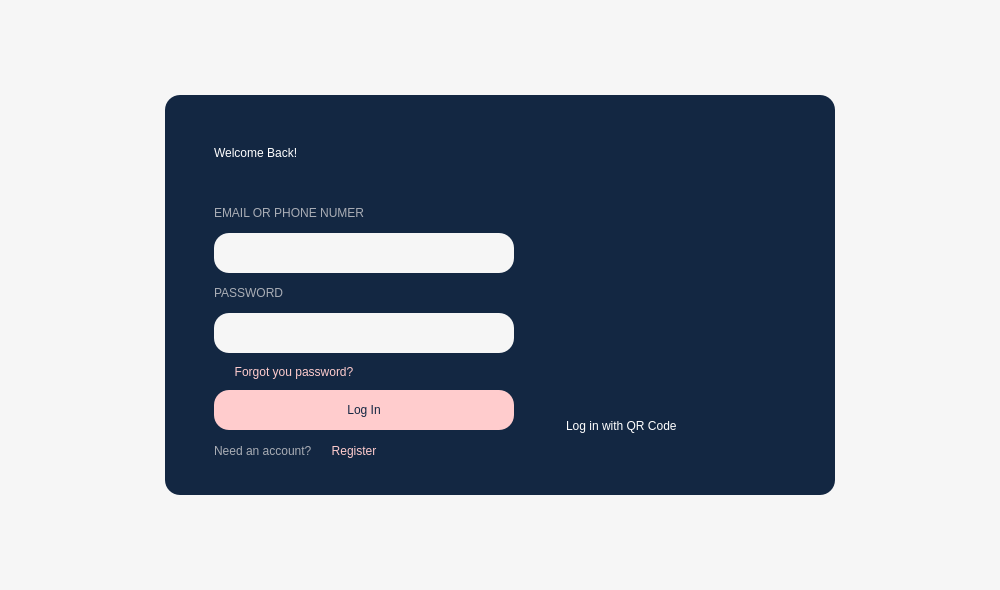
<?xml version="1.0" encoding="UTF-8"?>
<ui version="4.0">
 <class>MainWindow</class>
 <widget class="QMainWindow" name="MainWindow">
  <property name="geometry">
   <rect>
    <x>0</x>
    <y>0</y>
    <width>1000</width>
    <height>590</height>
   </rect>
  </property>
  <property name="windowTitle">
   <string>MainWindow</string>
  </property>
  <property name="styleSheet">
   <string notr="true">background-color: #F6F6F6;
</string>
  </property>
  <widget class="QWidget" name="centralwidget">
   <layout class="QGridLayout" name="gridLayout">
    <item row="1" column="0">
     <widget class="QWidget" name="space_left" native="true">
      <property name="minimumSize">
       <size>
        <width>150</width>
        <height>0</height>
       </size>
      </property>
      <property name="maximumSize">
       <size>
        <width>150</width>
        <height>16777215</height>
       </size>
      </property>
      <property name="styleSheet">
       <string notr="true">background-color: rgba( 255, 255, 255, 0% )</string>
      </property>
     </widget>
    </item>
    <item row="1" column="2">
     <widget class="QWidget" name="space_right" native="true">
      <property name="minimumSize">
       <size>
        <width>150</width>
        <height>0</height>
       </size>
      </property>
      <property name="maximumSize">
       <size>
        <width>150</width>
        <height>16777215</height>
       </size>
      </property>
      <property name="styleSheet">
       <string notr="true">background-color: rgba( 255, 255, 255, 0% )</string>
      </property>
     </widget>
    </item>
    <item row="1" column="1">
     <widget class="QWidget" name="form_login" native="true">
      <property name="minimumSize">
       <size>
        <width>600</width>
        <height>400</height>
       </size>
      </property>
      <property name="maximumSize">
       <size>
        <width>900</width>
        <height>600</height>
       </size>
      </property>
      <property name="styleSheet">
       <string notr="true">background-color: #132742;
border-radius: 15px;</string>
      </property>
      <layout class="QHBoxLayout" name="horizontalLayout">
       <item>
        <widget class="QWidget" name="widget_6" native="true">
         <layout class="QVBoxLayout" name="verticalLayout">
          <property name="leftMargin">
           <number>40</number>
          </property>
          <item>
           <widget class="QLabel" name="title">
            <property name="minimumSize">
             <size>
              <width>0</width>
              <height>80</height>
             </size>
            </property>
            <property name="maximumSize">
             <size>
              <width>300</width>
              <height>80</height>
             </size>
            </property>
            <property name="contextMenuPolicy">
             <enum>Qt::NoContextMenu</enum>
            </property>
            <property name="layoutDirection">
             <enum>Qt::LeftToRight</enum>
            </property>
            <property name="styleSheet">
             <string notr="true">font: 700 24pt &quot;Arial&quot;;
color: #ffffff;
</string>
            </property>
            <property name="text">
             <string>Welcome Back!</string>
            </property>
            <property name="scaledContents">
             <bool>false</bool>
            </property>
            <property name="wordWrap">
             <bool>false</bool>
            </property>
           </widget>
          </item>
          <item>
           <widget class="QLabel" name="lblEmail">
            <property name="enabled">
             <bool>true</bool>
            </property>
            <property name="minimumSize">
             <size>
              <width>0</width>
              <height>28</height>
             </size>
            </property>
            <property name="maximumSize">
             <size>
              <width>16777215</width>
              <height>28</height>
             </size>
            </property>
            <property name="styleSheet">
             <string notr="true">font: 700 10pt &quot;Segoe UI&quot;;
color: #A9ADB5;</string>
            </property>
            <property name="text">
             <string>EMAIL OR PHONE NUMER</string>
            </property>
            <property name="scaledContents">
             <bool>true</bool>
            </property>
           </widget>
          </item>
          <item>
           <widget class="QLineEdit" name="txtEmail">
            <property name="minimumSize">
             <size>
              <width>300</width>
              <height>40</height>
             </size>
            </property>
            <property name="maximumSize">
             <size>
              <width>450</width>
              <height>40</height>
             </size>
            </property>
            <property name="baseSize">
             <size>
              <width>20</width>
              <height>20</height>
             </size>
            </property>
            <property name="styleSheet">
             <string notr="true">background-color: #F6F6F6;
color: #132742;
font: 11pt &quot;Segoe UI&quot;;</string>
            </property>
           </widget>
          </item>
          <item>
           <widget class="QLabel" name="lblPassword">
            <property name="enabled">
             <bool>true</bool>
            </property>
            <property name="minimumSize">
             <size>
              <width>0</width>
              <height>28</height>
             </size>
            </property>
            <property name="maximumSize">
             <size>
              <width>16777215</width>
              <height>28</height>
             </size>
            </property>
            <property name="styleSheet">
             <string notr="true">font: 700 10pt &quot;Segoe UI&quot;;
color: #A9ADB5;</string>
            </property>
            <property name="text">
             <string>PASSWORD</string>
            </property>
           </widget>
          </item>
          <item>
           <widget class="QLineEdit" name="txtPassword">
            <property name="minimumSize">
             <size>
              <width>300</width>
              <height>40</height>
             </size>
            </property>
            <property name="maximumSize">
             <size>
              <width>450</width>
              <height>40</height>
             </size>
            </property>
            <property name="styleSheet">
             <string notr="true">background-color: #F6F6F6;
color: #132742;
font: 11pt &quot;Segoe UI&quot;;</string>
            </property>
            <property name="frame">
             <bool>false</bool>
            </property>
            <property name="echoMode">
             <enum>QLineEdit::Password</enum>
            </property>
           </widget>
          </item>
          <item>
           <widget class="QPushButton" name="btn_resetPassword">
            <property name="maximumSize">
             <size>
              <width>160</width>
              <height>25</height>
             </size>
            </property>
            <property name="cursor">
             <cursorShape>PointingHandCursor</cursorShape>
            </property>
            <property name="styleSheet">
             <string notr="true">color: #FFCCCD;
font: 700 11pt &quot;Segoe UI&quot;;</string>
            </property>
            <property name="text">
             <string>Forgot you password?</string>
            </property>
           </widget>
          </item>
          <item>
           <widget class="QPushButton" name="btnLogin">
            <property name="minimumSize">
             <size>
              <width>300</width>
              <height>40</height>
             </size>
            </property>
            <property name="maximumSize">
             <size>
              <width>450</width>
              <height>40</height>
             </size>
            </property>
            <property name="cursor">
             <cursorShape>PointingHandCursor</cursorShape>
            </property>
            <property name="styleSheet">
             <string notr="true">background-color: #FFCCCD;
font: 700 11pt &quot;Arial&quot;;
color: #132742;
</string>
            </property>
            <property name="text">
             <string>Log In</string>
            </property>
           </widget>
          </item>
          <item>
           <widget class="QWidget" name="widget_8" native="true">
            <property name="minimumSize">
             <size>
              <width>0</width>
              <height>40</height>
             </size>
            </property>
            <property name="maximumSize">
             <size>
              <width>16777215</width>
              <height>40</height>
             </size>
            </property>
            <layout class="QHBoxLayout" name="horizontalLayout_2">
             <property name="spacing">
              <number>0</number>
             </property>
             <property name="leftMargin">
              <number>0</number>
             </property>
             <property name="topMargin">
              <number>0</number>
             </property>
             <item>
              <widget class="QLabel" name="label_6">
               <property name="minimumSize">
                <size>
                 <width>110</width>
                 <height>30</height>
                </size>
               </property>
               <property name="maximumSize">
                <size>
                 <width>110</width>
                 <height>30</height>
                </size>
               </property>
               <property name="styleSheet">
                <string notr="true">color: #A9ADB5;
font: 700 10pt &quot;Segoe UI&quot;;</string>
               </property>
               <property name="text">
                <string>Need an account?</string>
               </property>
              </widget>
             </item>
             <item>
              <widget class="QPushButton" name="btn_register">
               <property name="minimumSize">
                <size>
                 <width>60</width>
                 <height>30</height>
                </size>
               </property>
               <property name="maximumSize">
                <size>
                 <width>60</width>
                 <height>30</height>
                </size>
               </property>
               <property name="cursor">
                <cursorShape>PointingHandCursor</cursorShape>
               </property>
               <property name="styleSheet">
                <string notr="true">color: #FFCCCD;
font: 700 10pt &quot;Segoe UI&quot;;</string>
               </property>
               <property name="text">
                <string>Register</string>
               </property>
              </widget>
             </item>
             <item>
              <widget class="QWidget" name="widget_10" native="true"/>
             </item>
            </layout>
           </widget>
          </item>
         </layout>
        </widget>
       </item>
       <item>
        <widget class="QWidget" name="widget_7" native="true">
         <property name="minimumSize">
          <size>
           <width>300</width>
           <height>0</height>
          </size>
         </property>
         <property name="maximumSize">
          <size>
           <width>300</width>
           <height>16777215</height>
          </size>
         </property>
         <layout class="QVBoxLayout" name="verticalLayout_2">
          <property name="leftMargin">
           <number>40</number>
          </property>
          <property name="topMargin">
           <number>50</number>
          </property>
          <property name="rightMargin">
           <number>40</number>
          </property>
          <item>
           <widget class="QLabel" name="lbl_QRcode">
            <property name="minimumSize">
             <size>
              <width>200</width>
              <height>200</height>
             </size>
            </property>
            <property name="maximumSize">
             <size>
              <width>200</width>
              <height>200</height>
             </size>
            </property>
            <property name="text">
             <string/>
            </property>
            <property name="pixmap">
             <pixmap>../img/qr.png</pixmap>
            </property>
            <property name="scaledContents">
             <bool>true</bool>
            </property>
           </widget>
          </item>
          <item>
           <widget class="QWidget" name="widget_9" native="true">
            <widget class="QLabel" name="label_8">
             <property name="geometry">
              <rect>
               <x>0</x>
               <y>50</y>
               <width>211</width>
               <height>31</height>
              </rect>
             </property>
             <property name="styleSheet">
              <string notr="true">font: 700 16pt &quot;Arial&quot;;
color: #ffffff;
</string>
             </property>
             <property name="text">
              <string>Log in with QR Code</string>
             </property>
            </widget>
           </widget>
          </item>
         </layout>
        </widget>
       </item>
      </layout>
     </widget>
    </item>
    <item row="0" column="1">
     <widget class="QWidget" name="space_top" native="true">
      <property name="minimumSize">
       <size>
        <width>0</width>
        <height>80</height>
       </size>
      </property>
      <property name="styleSheet">
       <string notr="true">background-color: rgba( 255, 255, 255, 0% )</string>
      </property>
     </widget>
    </item>
    <item row="2" column="1">
     <widget class="QWidget" name="space_bottom" native="true">
      <property name="minimumSize">
       <size>
        <width>0</width>
        <height>80</height>
       </size>
      </property>
      <property name="layoutDirection">
       <enum>Qt::LeftToRight</enum>
      </property>
      <property name="styleSheet">
       <string notr="true">background-color: rgba( 255, 255, 255, 0% )</string>
      </property>
     </widget>
    </item>
   </layout>
  </widget>
 </widget>
 <resources>
  <include location="../source.qrc"/>
 </resources>
 <connections/>
</ui>
